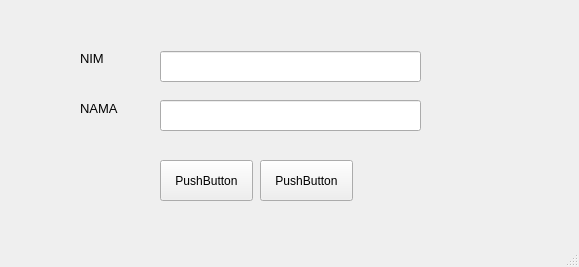
<?xml version="1.0" encoding="UTF-8"?>
<ui version="4.0">
 <class>MainWindow</class>
 <widget class="QMainWindow" name="MainWindow">
  <property name="geometry">
   <rect>
    <x>0</x>
    <y>0</y>
    <width>579</width>
    <height>267</height>
   </rect>
  </property>
  <property name="windowTitle">
   <string>MainWindow</string>
  </property>
  <widget class="QWidget" name="centralwidget">
   <widget class="QLabel" name="label">
    <property name="geometry">
     <rect>
      <x>80</x>
      <y>50</y>
      <width>55</width>
      <height>16</height>
     </rect>
    </property>
    <property name="font">
     <font>
      <pointsize>10</pointsize>
      <weight>50</weight>
      <bold>false</bold>
     </font>
    </property>
    <property name="text">
     <string>NIM</string>
    </property>
   </widget>
   <widget class="QLabel" name="label_2">
    <property name="geometry">
     <rect>
      <x>80</x>
      <y>100</y>
      <width>55</width>
      <height>16</height>
     </rect>
    </property>
    <property name="font">
     <font>
      <pointsize>10</pointsize>
     </font>
    </property>
    <property name="text">
     <string>NAMA</string>
    </property>
   </widget>
   <widget class="QLineEdit" name="lineEdit">
    <property name="geometry">
     <rect>
      <x>160</x>
      <y>51</y>
      <width>261</width>
      <height>31</height>
     </rect>
    </property>
   </widget>
   <widget class="QLineEdit" name="lineEdit_2">
    <property name="geometry">
     <rect>
      <x>160</x>
      <y>100</y>
      <width>261</width>
      <height>31</height>
     </rect>
    </property>
   </widget>
   <widget class="QPushButton" name="pushButton">
    <property name="geometry">
     <rect>
      <x>160</x>
      <y>160</y>
      <width>93</width>
      <height>41</height>
     </rect>
    </property>
    <property name="text">
     <string>PushButton</string>
    </property>
   </widget>
   <widget class="QPushButton" name="pushButton_2">
    <property name="geometry">
     <rect>
      <x>260</x>
      <y>160</y>
      <width>93</width>
      <height>41</height>
     </rect>
    </property>
    <property name="text">
     <string>PushButton</string>
    </property>
   </widget>
  </widget>
  <widget class="QMenuBar" name="menubar">
   <property name="geometry">
    <rect>
     <x>0</x>
     <y>0</y>
     <width>579</width>
     <height>26</height>
    </rect>
   </property>
  </widget>
  <widget class="QStatusBar" name="statusbar"/>
 </widget>
 <resources/>
 <connections/>
</ui>
